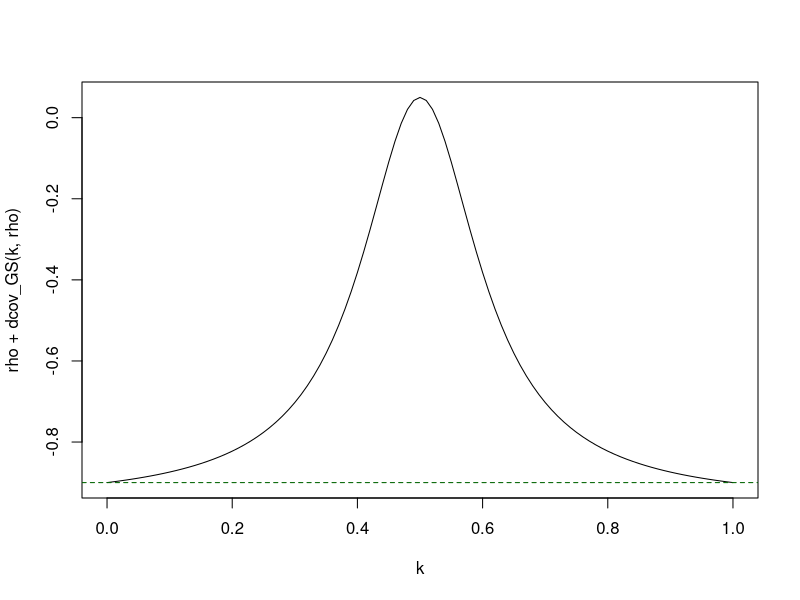

This chart was generated by the following R code:


q <- function (k, rho) {
  2 * rho*k*(1-k)  
}

z <- function (k) k^2 + (1-k)^2

rho2_AB <- function (k, rho) {
  z <- z(k)
  (2*k - 1)^2 * rho^2 / (z + q(k, rho)) / (z - q(k, rho))
}

var_B <- function (k, rho) {
  z(k) - q(k, rho)  
}

dcov_GS <- function (k, rho) {
  k * (1-k) / z(k)^2 * (1 - rho2_AB(k, rho)) * var_B(k, rho)
}

corr_GS <- function (k, rho) {
  cov_GS <- rho + dcov_GS(k, rho)
  
  rho2_AB <- rho2_AB(k, rho)
  var_A <- z(k) + q(k, rho)
  var_Bp <- z(k) - q(k, rho)
  var_Bc <- (1/2 + rho2_AB/2) * var_Bp
  cov_ABc <- sqrt(rho2_AB) * sqrt(1/2 + rho2_AB/2) * sqrt(var_A*var_Bc)
    
  c <- k/z(k)
  d <- (1-k)/z(k)
  var_G <- c^2 * var_A + d^2 * var_Bc + 2 * c * d * cov_ABc
  var_S <- d^2 * var_A + c^2 * var_Bc - 2 * c * d * cov_ABc
  
  cov_GS / sqrt(var_G * var_S)
}

rho <- -0.9
curve(rho + dcov_GS(k, rho), xname = "k")
abline(h = rho, col = "darkgreen", lty = 2)

